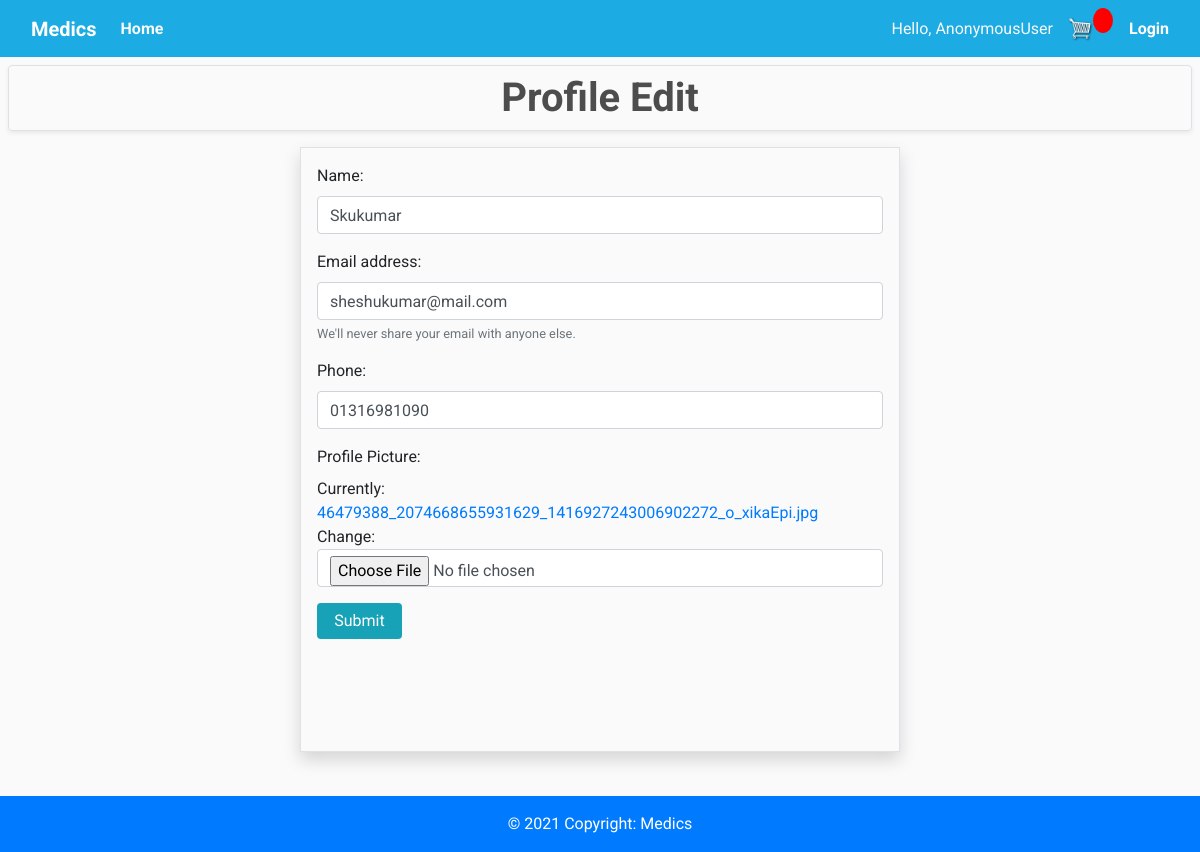
Page /profile/edit/1 on the earlier database version.
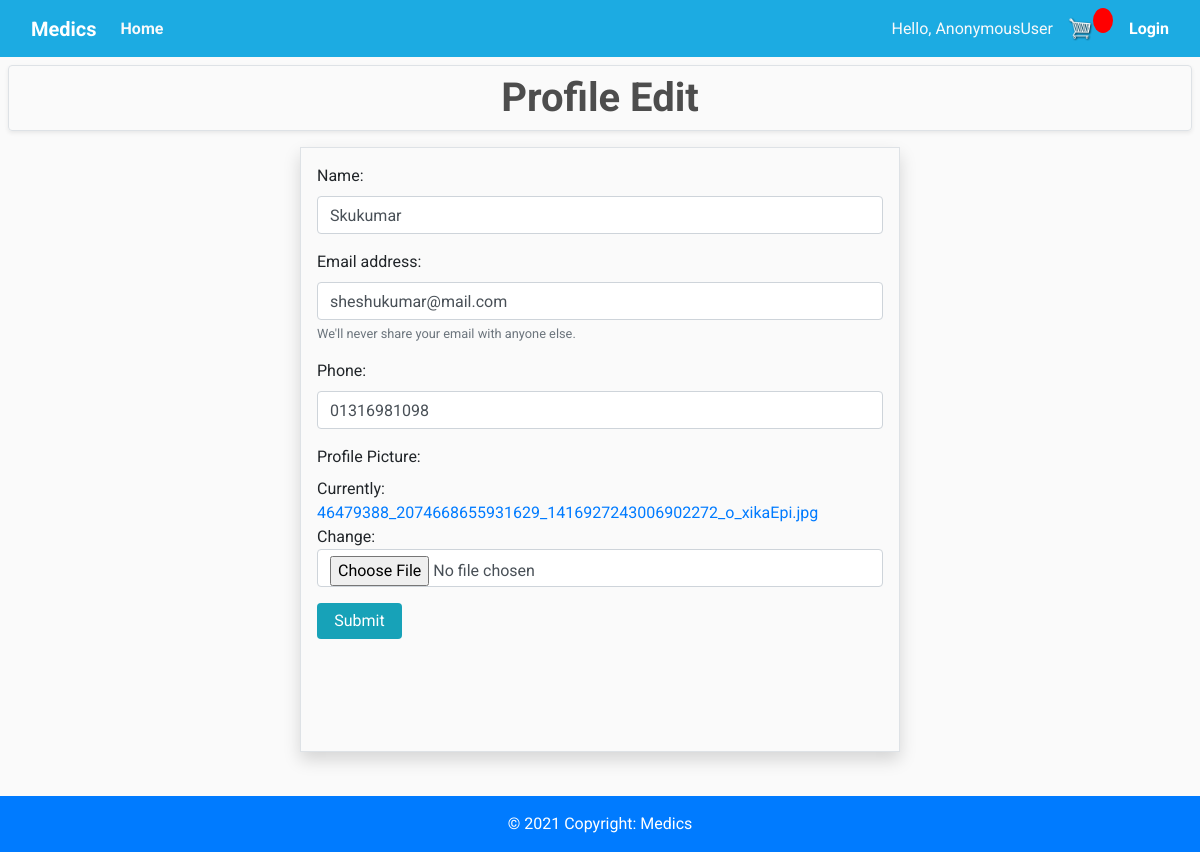
Same page on the later database version.
### pharmacy/models.py (models this page shows, shortened)
class Customer(models.Model):
    user = models.OneToOneField(
        User, null=True, blank=True, on_delete=models.CASCADE)
    name = models.CharField(default='', max_length=200, null=True, blank=True)
    email = models.CharField(default='', blank=True, max_length=200, null=True)
    phone = models.CharField(default='', blank=True, max_length=200, null=True)
    profile_pic = models.ImageField(
        default="profile1.png", null=True, blank=True)
    date_created = models.DateTimeField(auto_now_add=True, null=True)

### pharmacy/views.py (the view)
# urls.py: path('profile/edit/<str:id>', views.customerProfileEdit,
def customerProfileEdit(request, id):
    customer = Customer.objects.get(id=id)
    form = UpdateCustomerForm(instance=customer)
    if request.method == 'POST':
        form = UpdateCustomerForm(
            request.POST, request.FILES, instance=customer)
        if form.is_valid():
            form.save()
        return redirect('customer_profile')
    context = {'form': form}
    return render(request, 'pharmacy/customerProfileEdit.html', context)

### pharmacy/form.py
class UpdateCustomerForm(ModelForm):
    class Meta:
        model = Customer
        fields = '__all__'
        exclude = ['date_created', 'user']
        widgets = {
            'name': forms.TextInput(attrs={'class': 'form-control'}),
            'email': forms.TextInput(attrs={'class': 'form-control'}),
            'phone': forms.TextInput(attrs={'class': 'form-control'}),
            'profile_pic': forms.ClearableFileInput(attrs={'class': 'form-control', 'accept': 'image/*'}),
        }

### pharmacy/templates/pharmacy/customerProfileEdit.html (shortened to what this page needs)
{% extends 'pharmacy/base.html' %}
{% load static %}
{%block content%}
<h1 class="text-center border rounded m-2 shadow-sm font-weight-bold py-2">Profile Edit</h1>
<div class="container p-3 profile-edit border shadow mt-3">
    <form action="" enctype="multipart/form-data" method="POST">
        <div class="form-group">
            <label for="name">Name:</label>
            {{form.name}}
        </div>
        <div class="form-group">
            <label for="email">Email address:</label>
            {{form.email}}
            <small id="email" class="form-text text-muted">We'll never share your email with anyone else.</small>
        </div>
        <div class="form-group">
            <label for="phone">Phone:</label>
            {{form.phone}}
        </div>
        <div class="form-group">
            <label for="profile_pic-clear">Profile Picture:</label>
            {{form.profile_pic}}
        </div>
        <input type="submit" class="btn btn-info rounded border-0 " style="width:15%" name="Update Profile">
    </form>
    <br>
    <br>
    <br>
    <br>
</div>
{% endblock content %}

Differences in the rows shown:
changed Customer "Skukumar": phone "01316981090" → "01316981098"
